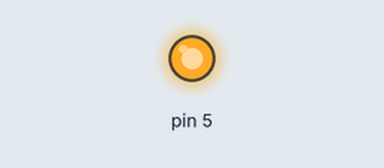
Recording of a sketch running on a simulated Arduino Uno, built with avr-gcc and run on an emulated ATmega328P. Parts: output pins drawn as LEDs (lit = HIGH).

Above: at 1.8 s.
At 5.4 s:
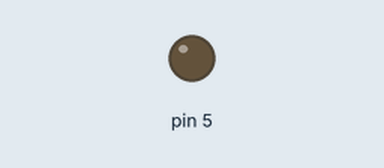
Timing chart, 0 to 9.4 s (numbered marks = the images above):
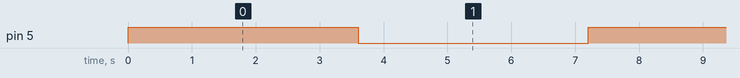

Measured:
- by itself, pin 5: alternates HIGH for 3.6 s and LOW for 3.6 s

The sketch:

Havodan_suv_olish.ino
```cpp
void setup() {
  pinMode(5, OUTPUT);
}
void loop() {
  digitalWrite(5, HIGH);  //Peltiye yonsin
  delay(3600);              //Peltiye kutsin (dam olish pauzasi)
  digitalWrite(5, LOW);    //Peltiye yonsin
  delay(3600);              //Peltiye kutsin (dam olish pauzasi)
}
```
